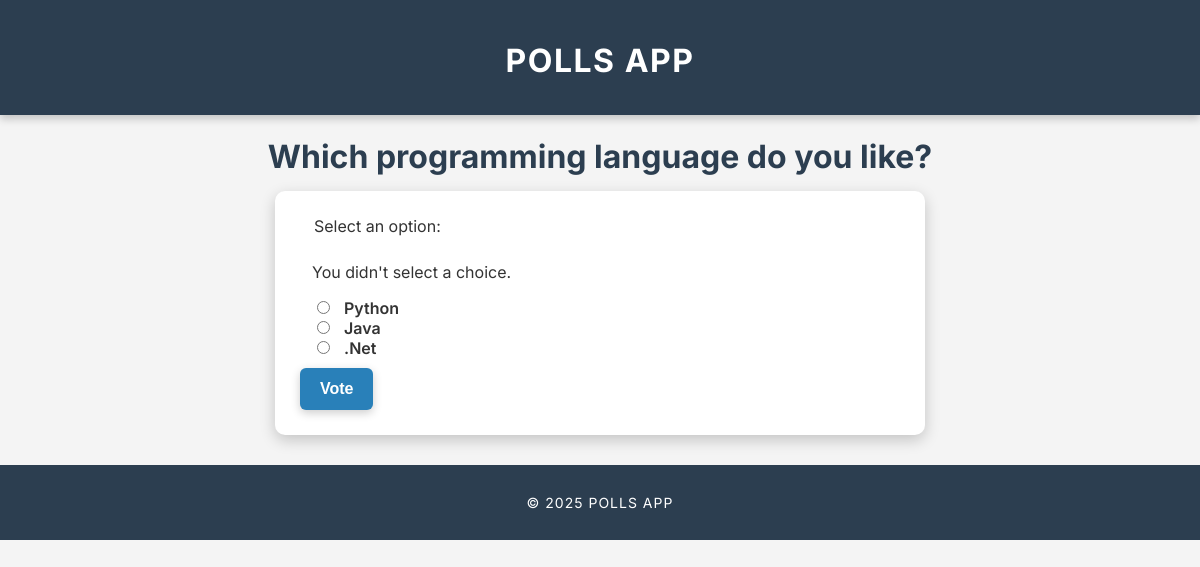
The page /polls/4/vote/ on the database its author committed.
### polls/models.py (models this page shows, shortened)
class Question(models.Model):
    question_text = models.CharField(max_length=200)
    pub_date = models.DateTimeField("date published")

class Choice(models.Model):
    question = models.ForeignKey(Question, on_delete=models.CASCADE)
    choice_text = models.CharField(max_length=200)
    votes = models.IntegerField(default=0)

### polls/views.py (the view)
# urls.py: path("<int:question_id>/vote/", views.vote, name="vote"),
def vote(request, question_id):
    question = get_object_or_404(Question, pk=question_id)
    try:
        selected_choice = question.choice_set.get(pk=request.POST["choice"])
    except (KeyError, Choice.DoesNotExist):
        return render(
            request,
            "polls/detail.html",
            {
                "question": question,
                "error_message": "You didn't select a choice.",
            },
        )
    else:
        selected_choice.votes = F("votes") + 1  # Increment vote count safely
        selected_choice.save()
        return HttpResponseRedirect(reverse("polls:results", args=(question.id,)))

### polls/templates/polls/detail.html (shortened to what this page needs)
{% extends "polls/base.html" %}
{% block content %}
    <h1>{{ question.question_text }}</h1>
    <form action="{% url 'polls:vote' question.id %}" method="post">
        <fieldset>
            <legend>Select an option:</legend>
            {% if error_message %}<p class="error">{{ error_message }}</p>{% endif %}
            {% for choice in question.choice_set.all %}
                <label>
                    <input type="radio" name="choice" value="{{ choice.id }}">
                    {{ choice.choice_text }}
                </label><br>
            {% endfor %}
        </fieldset>
        <button type="submit">Vote</button>
    </form>
{% endblock %}

### polls/static/polls/css/style.css (style rules this page uses)
body { font-family: 'Inter', sans-serif; background: #f4f4f4; color: #333; margin: 0; padding: 0; text-align: center; }
h1 { color: #2c3e50; font-size: 32px; margin-bottom: 15px; font-weight: 700; }
form { background: white; color: #333; padding: 25px; border-radius: 10px; box-shadow: 0 5px 15px rgba(0, 0, 0, 0.2); width: 50%; display: inline-block; text-align: left; }
fieldset { border: none; padding: 10px; }
input[type="radio"] { margin-right: 10px; }
label { font-size: 16px; font-weight: 600; cursor: pointer; }
button, input[type="submit"] { background: #2980b9; color: white; border: none; padding: 12px 20px; border-radius: 6px; cursor: pointer; font-size: 16px; font-weight: bold; transition: all 0.3s ease-in-out; box-shadow: 0 3px 10px rgba(0, 0, 0, 0.2); }
h1, ul, form, .button { animation: fadeIn 0.6s ease-in-out; }

### rows shown on the page
Question: question_text "Which programming language do you like?"
Choice: choice_text "Python"
Choice: choice_text "Java"
Choice: choice_text ".Net"

### other values the page prints
{{ error_message }} "You didn't select a choice."
